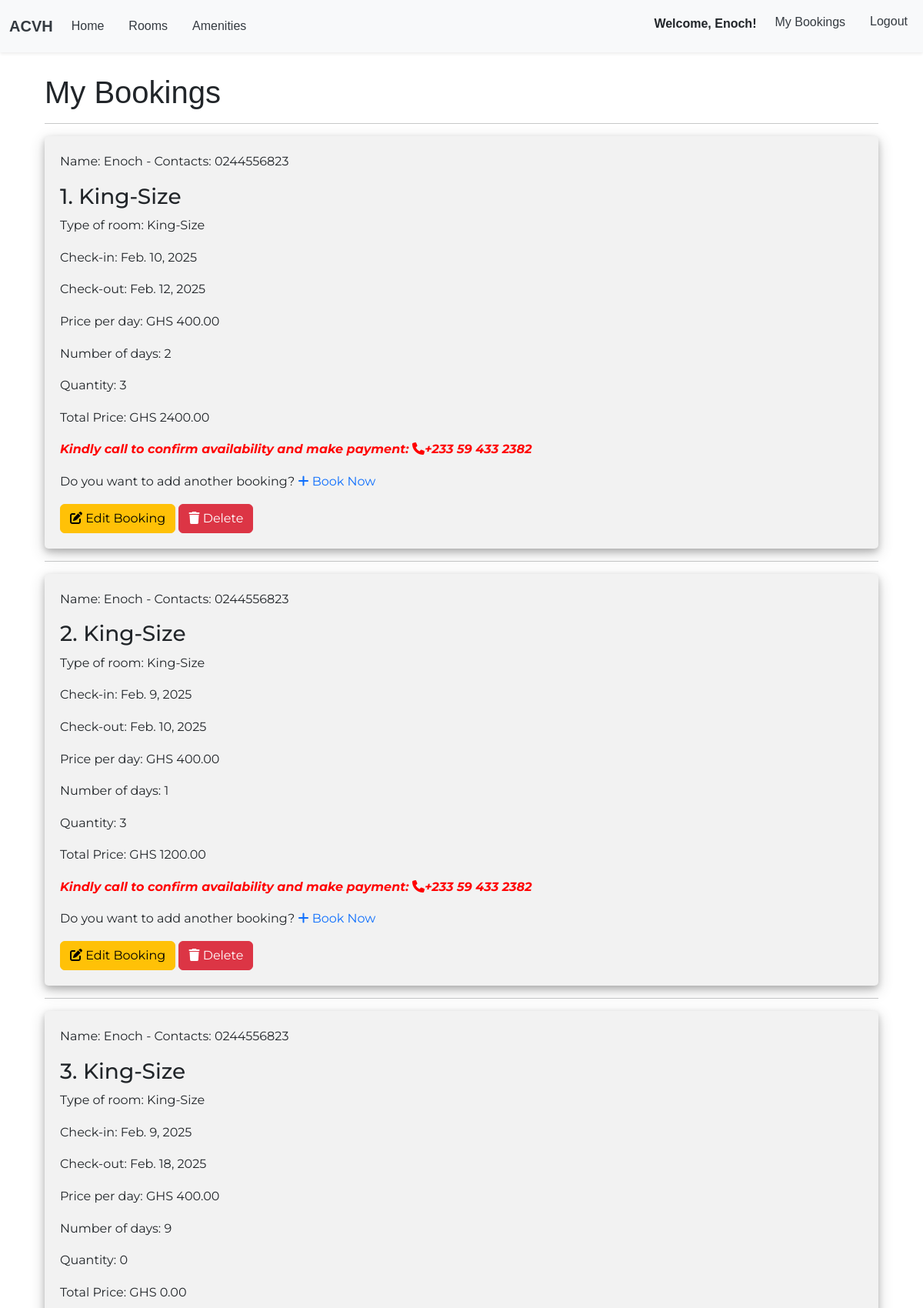
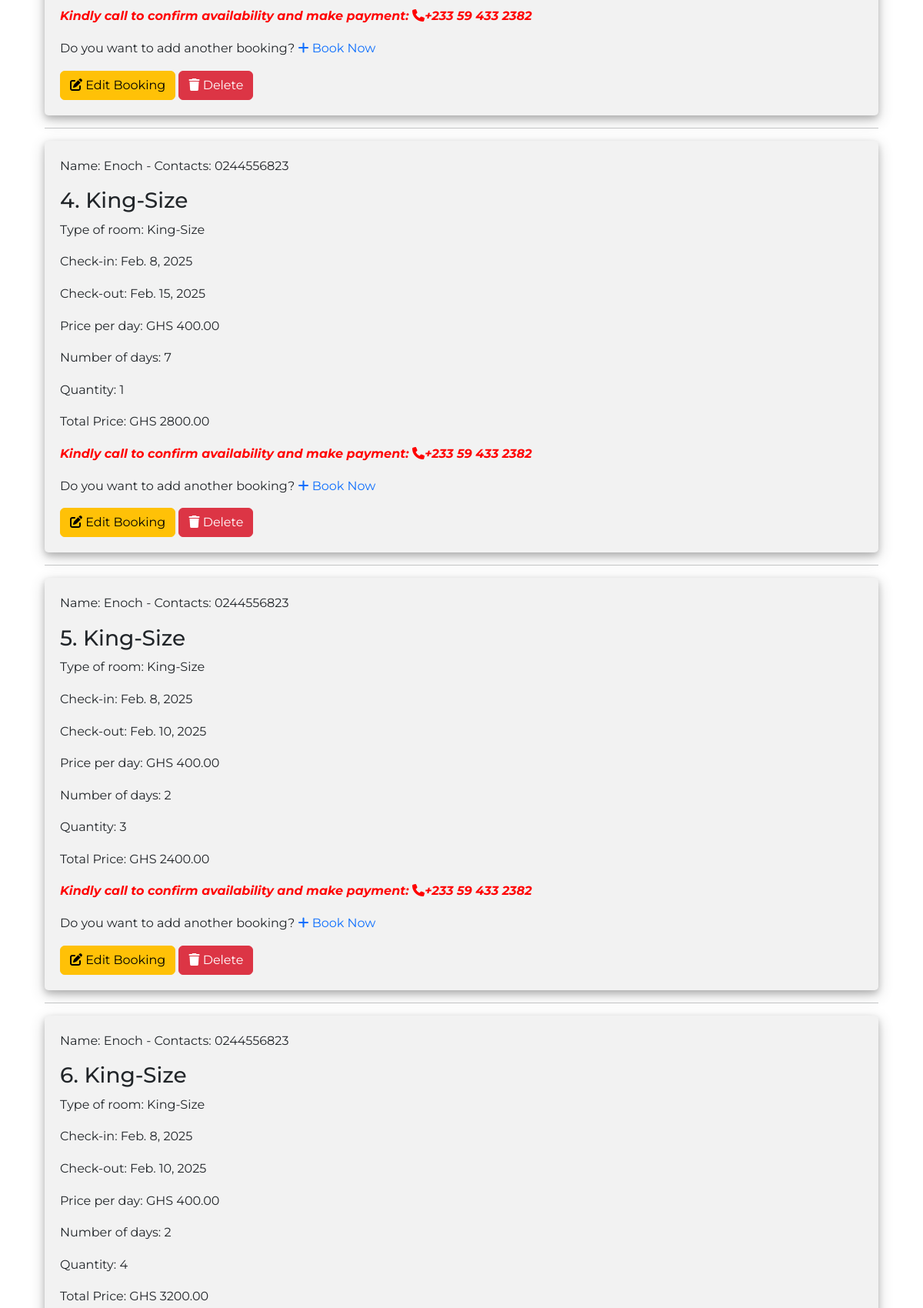
/bookings/ (signed in, upper part), run on the app's committed database (2 pictures, top to bottom).
### main/models.py (models this page shows, shortened)
class CustomUser(AbstractUser):
    phone_number = models.CharField(max_length=20)
    address = models.CharField(max_length=100)
    email = models.EmailField(unique=True)
    timestamp = models.DateTimeField(auto_now_add=True)

class Booking(models.Model):
    user = models.ForeignKey(CustomUser, on_delete=models.CASCADE)
    room = models.ForeignKey(Room, on_delete=models.CASCADE)
    check_in = models.DateField()
    check_out = models.DateField()
    quantity = models.PositiveIntegerField(default=1)

class Room(models.Model):
    name = models.CharField(max_length=100)
    price = models.DecimalField(max_digits=10, decimal_places=2)
    description = models.TextField()
    image = models.ImageField(upload_to='room_images/', null=True, blank=True)
    timestamp = models.DateTimeField(auto_now_add=True)
    capacity = models.IntegerField(default=1)
    def __str__(self):
        return self.name

### main/views.py (the view)
# urls.py: path('bookings/', views.booking_list, name='booking_list'),
@login_required
def booking_list(request):
    user = request.user
    name = user.username
    phone_number = user.phone_number
    bookings = Booking.objects.filter(user=request.user).order_by('-check_in')
    paginator = Paginator(bookings, 10)  # Show 10 bookings per page
    page_number = request.GET.get('page')
    page_obj = paginator.get_page(page_number)
    for booking in bookings:
        booking.num_of_day = (booking.check_out - booking.check_in).days
        booking.total_price = booking.room.price * booking.num_of_day
        booking.grand_total = booking.total_price * booking.quantity
    return render(request, 'main/my_booking.html', {'bookings': bookings, 'name': name, 'phone_number': phone_number, 'page_obj': page_obj})

### main/templates/main/my_booking.html (shortened to what this page needs)
{% extends 'main/base.html' %}
{% load static %}
{% block content %}
<h1>My Bookings</h1>
<hr>
{% for booking in bookings %}
    <div class="container-card">
        <div class="adjo">
            <p>Name: {{ name }} - Contacts: {{ phone_number }}</p>
            <h3>{{ forloop.counter }}. {{ booking.room.name }}</h3>
            <p>Type of room: {{ booking.room }}</p>
            <p>Check-in: {{ booking.check_in }}</p>
            <p>Check-out: {{ booking.check_out }}</p>
            <p>Price per day: GHS {{ booking.room.price }}</p>
            <p>Number of days: {{ booking.num_of_day }}</p>
            <p>Quantity: {{ booking.quantity }}</p>
            <p>Total Price: GHS {{ booking.grand_total }}</p>
            <p style="color: red; font-weight: bold; font-style: italic;">Kindly call to confirm availability and make payment: <i class="fa-solid fa-phone"></i>+233 59 433 2382</p>
            <p>Do you want to add another booking? <a style="text-decoration: none;" href="{% url 'book_room' room_id=booking.room.id %}"><i class="fas fa-plus"></i> Book Now</a></p>
            <a href="{% url 'update_booking' booking.id %}" class="btn btn-warning"><i class="fas fa-edit"></i> Edit Booking</a>
            <form action="{% url 'delete_booking' booking.id %}" method="post" onsubmit="return confirmDelete()" style="display:inline;">
                <button class=" btn btn-danger" type="submit" onclick="confirmDelete(event, '{{ booking.id }}')"><i class="fas fa-trash"></i> Delete</button>
            </form>
        </div>
        <hr>
        {% empty %}
        <p>You have no bookings.</p>
{% endfor %}
    </div>
{% endblock %}

### main/templates/main/base.html (shortened to what this page needs)
{% load static %}
<!DOCTYPE html>
<html lang="en">
<head>
  <link href="https://cdn.jsdelivr.net/npm/bootstrap@5.3.0/dist/css/bootstrap.min.css" rel="stylesheet">
  <link rel="stylesheet" href="https://cdnjs.cloudflare.com/ajax/libs/font-awesome/6.5.1/css/all.min.css">
</head>
<body>
  <div class="container">
    {% if not hide_nav %}
    <nav class="navbar navbar-expand-lg navbar-light bg-light shadow-sm" style="width: 100%; ">
      <div class="container-fluid">
        <a class="navbar-brand fw-bold" href="#">ACVH</a>
        <div class="collapse navbar-collapse" id="navbarNav">
          <ul class="navbar-nav">
            <li class="nav-item"><a class="nav-link active" href="{% url 'home' %}">Home</a></li>
            <li class="nav-item"><a class="nav-link" href="{% url 'rooms' %}">Rooms</a></li>
            <li class="nav-item"><a class="nav-link" href="{% url 'amenities' %}">Amenities</a></li>
          </ul>
          <ul class="navbar-nav ms-auto">
            {% if user.is_authenticated %}
              <li class="nav-item"><p style="font-weight: bold; padding-top: 10px;">Welcome, {{ user.username }}!</p></li>
              <li class="nav-item"><a class="nav-link" href="{% url 'booking_list' %}">My Bookings</a></li>
              <li class="nav-item">
                <form method="post" action="{% url 'logout' %}" style="display: inline;">
                  <button type="submit" class="btn btn-link nav-link">Logout</button>
                </form>
              </li>
            {% else %}
              <li class="nav-item"><a class="nav-link" href="{% url 'login' %}">Login</a></li>
              <li class="nav-item"><a class="nav-link" href="{% url 'register' %}">Register</a></li>
            {% endif %}
          </ul>
        </div>
      </div>
    </nav>
    {% endif %}
    <div class="content">
      <main>
        {% block content %}
        {% endblock %}
      </main>
    </div>
  </div>
</body>
</html>

### main/templates/main/base.html (style rules this page uses)
body { font-family: Arial, sans-serif; line-height: 1.6; margin: 0; padding: 0; display: flex; flex-direction: column; min-height: 100vh; }
.container { flex: 1; }
nav.navbar { position: fixed; top: 0; z-index: 1050; width: 100%; box-shadow: 0 2px 5px rgba(0, 0, 0, 0.1); left: 0; }
.navbar-brand { font-size: 1.25rem; color: #343a40 !important; }
.navbar-nav .nav-link { color: #343a40 !important; padding: 0.5rem 1rem; }
nav.navbar a.navbar-brand { font-weight: bold; }
.shadow-sm { box-shadow: 0 2px 4px rgba(0, 0, 0, 0.1); }
.navbar-nav { gap: 1rem; }
nav.navbar .navbar-nav { gap: 1rem; }
nav.navbar .navbar-collapse { justify-content: space-between; }
.content { margin-top: 80px; padding: 1rem; }

### main/templates/main/my_booking.html (style rules this page uses)
.adjo { padding: 20px; border-radius: 5px; text-align: left; box-shadow: 0 4px 8px 0 rgba(0, 0, 0, 0.2), 0 6px 20px 0 rgba(0, 0, 0, 0.19); background-color: #f2f2f2; font-family: 'Montserrat', serif }

### data on the page
CustomUser: username "Enoch", phone_number "0244556823"
Booking: room.name "King-Size", room "King-Size", check_in "Feb. 10, 2025", check_out "Feb. 12, 2025", room.price "400.00", num_of_day "2", quantity "3", grand_total "2400.00"
Booking: room.name "King-Size", room "King-Size", check_in "Feb. 9, 2025", check_out "Feb. 10, 2025", room.price "400.00", num_of_day "1", quantity "3", grand_total "1200.00"
Booking: room.name "King-Size", room "King-Size", check_in "Feb. 9, 2025", check_out "Feb. 18, 2025", room.price "400.00", num_of_day "9", quantity "0", grand_total "0.00"
Booking: room.name "King-Size", room "King-Size", check_in "Feb. 8, 2025", check_out "Feb. 15, 2025", room.price "400.00", num_of_day "7", quantity "1", grand_total "2800.00"
Booking: room.name "King-Size", room "King-Size", check_in "Feb. 8, 2025", check_out "Feb. 10, 2025", room.price "400.00", num_of_day "2", quantity "3", grand_total "2400.00"
Booking: room.name "King-Size", room "King-Size", check_in "Feb. 8, 2025", check_out "Feb. 10, 2025", room.price "400.00", num_of_day "2", quantity "4", grand_total "3200.00"
